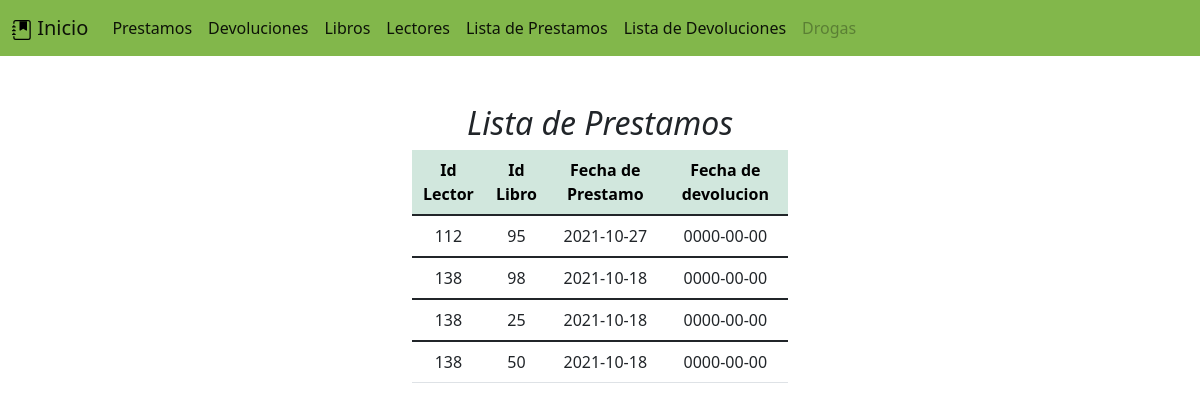
The page /BL/mprestamos.php on the database its author committed.
### tables this page shows
CREATE TABLE `prestamo` (
  `contador_pre` int(11) NOT NULL,
  `id_lector` int(10) NOT NULL,
  `id_libro` int(10) NOT NULL,
  `fecha_prestamo` date NOT NULL,
  `fecha_devolucion` date NOT NULL,
  `marca` int(3) NOT NULL
);

### BL/Cservicios.php (called while the page is built, shortened)
<?php
class Producto{
    function mostrar_prestamos($conexion){
      $sql="SELECT * FROM prestamo WHERE marca=0";
      $rec=mysqli_query($conexion,$sql);
      return $rec;
    }
}
?>

### BL/mprestamos.php (the view, shortened to what this page needs)
<?php
include_once("Cservicios.php");
$conexion=$objeto->connectDB();
$objconsulta=new Producto;
$vent=$objconsulta->mostrar_prestamos($conexion);
?>
<!doctype html>
<html lang="en">
  <head>
    <link href="https://cdn.jsdelivr.net/npm/bootstrap@5.1.1/dist/css/bootstrap.min.css" rel="stylesheet">
  </head>
  <body>
  <nav class="navbar navbar-expand-lg navbar-light " style="background-color: #82b74b;">
  <div class="container-fluid">
    <a class="navbar-brand" href="index.php"> <img src="img/journal-bookmark-fill.svg" alt="" width="20" height="20" class="d-inline-block align-text-center"> Inicio</a>
    <div class="collapse navbar-collapse" id="navbarNav">
      <ul class="navbar-nav">
        <li class="nav-item">
          <a class="nav-link active" aria-current="page" href="prestamos.php">Prestamos</a>
        </li>
        <li class="nav-item">
          <a class="nav-link active" href="devoluciones.php">Devoluciones</a>
        </li>
        <li class="nav-item">
          <a class="nav-link active" href="libros.php">Libros</a>
        </li>
        <li class="nav-item">
          <a class="nav-link active" href="lectores.php">Lectores</a>
        </li>
        <li class="nav-item">
          <a class="nav-link active" href="mprestamos.php">Lista de Prestamos</a>
        </li>
        <li class="nav-item">
          <a class="nav-link active" href="mdevoluciones.php">Lista de Devoluciones</a>
        </li>
        <li class="nav-item">
          <a class="nav-link disabled">Drogas</a>
        </li>
      </ul>
    </div>
  </div>
</nav>
<div class="container py-5 col-md-4">
  <div class="text-center ">
  <table class="table">
  <h2> <em>Lista de Prestamos</em></h2>
  <thead class="table-success ">
  <tr>
            <th scope="col">Id Lector</th>
            <th scope="col">Id Libro</th>
            <th scope="col">Fecha de Prestamo</th>
            <th scope="col">Fecha de devolucion</th>
          </tr>
  </thead>
  <tbody>
        <?php while($row=mysqli_fetch_array($vent)){ ?>
          <tr>
          <td align="center"><?php echo $row['id_lector'] ?></td>
          <td align="center"><?php echo $row['id_libro'] ?></td>
          <td align="center"><?php echo $row['fecha_prestamo'] ?></td>
          <td align="center"><?php echo $row['fecha_devolucion'] ?></td>
          </tr>
  </tbody>
  <?php } ?>
</table>
  </div>
</div>
  </body>
</html>

### rows shown on the page
prestamo: id_lector "112", id_libro "95", fecha_prestamo "2021-10-27", fecha_devolucion "0000-00-00"
prestamo: id_lector "138", id_libro "98", fecha_prestamo "2021-10-18", fecha_devolucion "0000-00-00"
prestamo: id_lector "138", id_libro "25", fecha_prestamo "2021-10-18", fecha_devolucion "0000-00-00"
prestamo: id_lector "138", id_libro "50", fecha_prestamo "2021-10-18", fecha_devolucion "0000-00-00"
